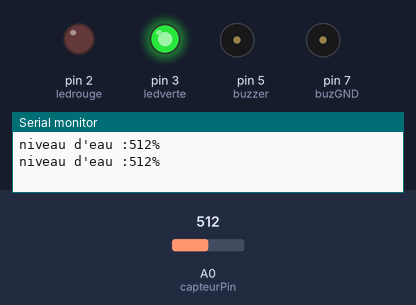
A sketch run on a simulated Arduino Uno, built with avr-gcc and run on an emulated ATmega328P. Parts: output pins drawn as LEDs (lit = HIGH), buzzer (waves = sounding, pin HIGH), the last lines printed to the serial monitor. The test bench sets the inputs (shaded band); at power-on: A0 (capteurPin) = 512.

Above: at 1.8 s.
1.9 s: A0 (capteurPin) set to 493
At 3.4 s:
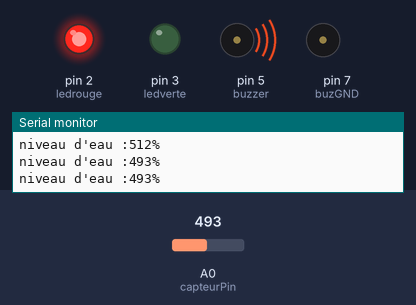
4.5 s: A0 (capteurPin) set to 510
At 6.9 s:
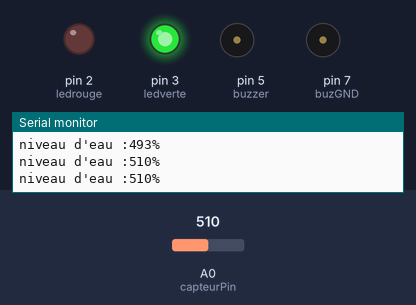
7.5 s: A0 (capteurPin) set to 490
At 9.3 s:
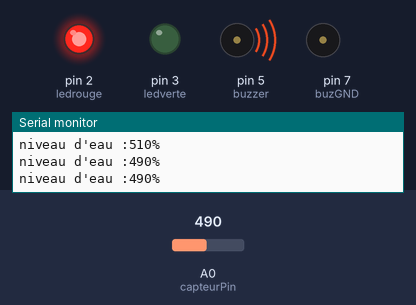
Timing chart, 0 to 10.8 s (numbered marks = the images above; inputs shaded):
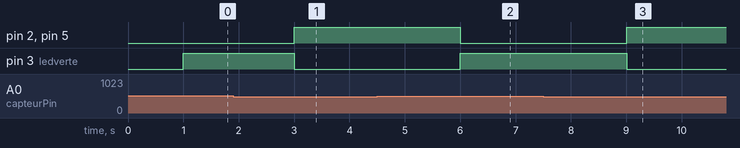

The sketch:

capEAUled.ino
```cpp
#define capteurPin A0
#define buzzer 5
#define buzGND 7
int ledrouge=2;
int ledverte=3;

int value=0;
void setup() {
  // put your setup code here, to run once:
pinMode(ledrouge,OUTPUT);
pinMode(ledverte,OUTPUT);
pinMode(buzzer,OUTPUT);
pinMode(buzGND,OUTPUT);
digitalWrite(buzGND,LOW);
Serial.begin(9600);

}

void loop() {
  // put your main code here, to run repeatedly:
value=analogRead(capteurPin);
Serial.print("niveau d'eau :");
Serial.print(value);
Serial.println("%");
delay(1000);
if(value>0 && value<500 ){
  digitalWrite(ledrouge,HIGH);
  digitalWrite(ledverte,LOW);
  digitalWrite(buzzer,HIGH);
}
if (value>500)
{
   digitalWrite(ledrouge,LOW);
  digitalWrite(ledverte,HIGH);
  digitalWrite(buzzer,LOW);
}

}
```

Measured:
- the behaviour switches between 500 and 499 on A0 (capteurPin) (found by bisection; images 0 and 1)
- after the input at 1.9 s, pin 2 (ledrouge), pin 5 (buzzer): LOW → HIGH after 1.1 s; pin 3 (ledverte): HIGH → LOW after 1.1 s
- after the input at 4.5 s, pin 2 (ledrouge), pin 5 (buzzer): HIGH → LOW after 1.5 s; pin 3 (ledverte): LOW → HIGH after 1.5 s
- after the input at 7.5 s, pin 2 (ledrouge), pin 5 (buzzer): LOW → HIGH after 1.5 s; pin 3 (ledverte): HIGH → LOW after 1.5 s
